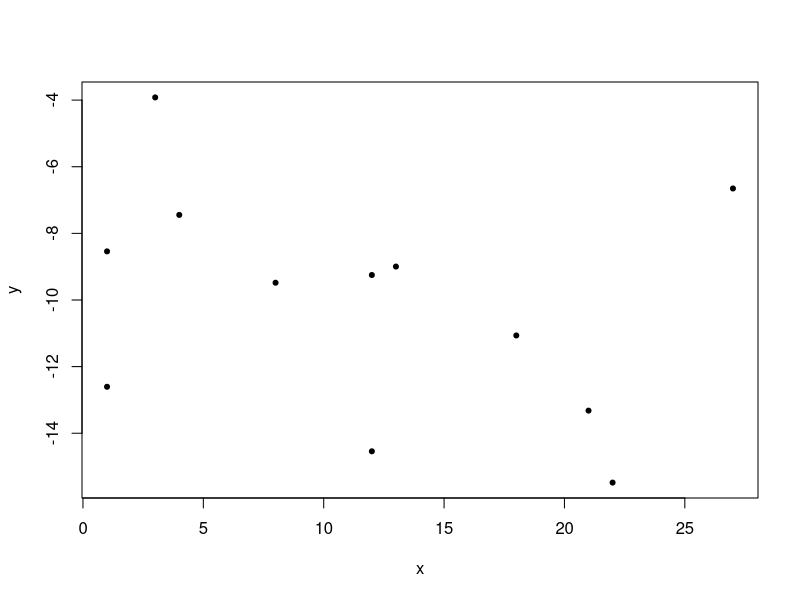

Write the R code that produced this figure.
## ---- chunk 1
options(width=100)
library(knitr)
opts_chunk$set(comment=NA)
## ---- chunk 2
seq(from=pi/2, to=2*pi, by=pi/4)
x <- c(1, 18, 12, 3, 8, 22, 12, 4, 13, 21, 27, 1)
mean(x)
sd(x)
set.seed(1)
y <- -0.1 * x + rnorm(12, mean=-10, sd=4)
cor.test(x, y)
plot(x, y, pch=20)
## ---- chunk 3
13 + 7
## ---- chunk 4
1001 - 93
## ---- chunk 5
81 * 76
## ---- chunk 6
1563 / 43
## ---- chunk 7
1563 %/% 43
1563 %% 43
## ---- chunk 8
16**2
16^2
## ---- chunk 9
sqrt(144)
## ---- chunk 10
pi
exp(1)
## ---- chunk 11
(13 + 6) * 8 - 12**2 / (2.5 + 1.6)
## ---- chunk 12
((13 + 6) * 8) / (12 / (2.5 + 1.6))
